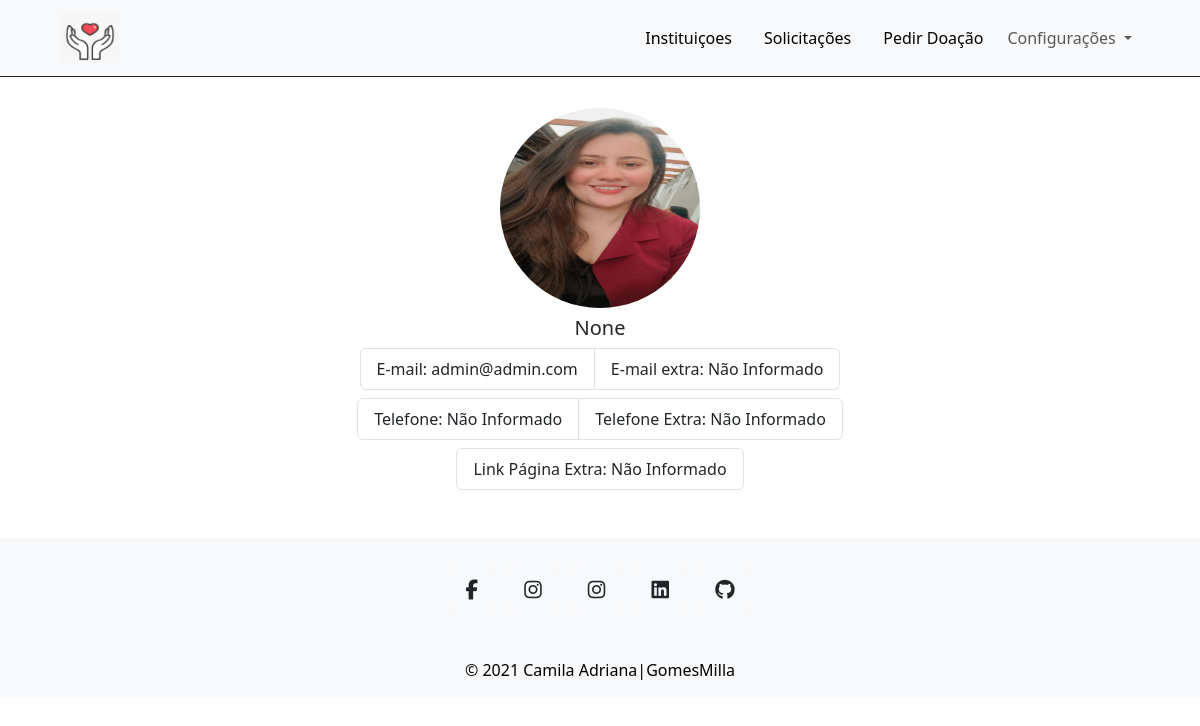
The page /users/perfil/1/fisica on the database its author committed.
### apps/users/models.py (models this page shows, shortened)
class User(AbstractBaseUser, PermissionsMixin):
    username = models.CharField(
        max_length=255,
        unique=True,
    )
    email = models.EmailField(verbose_name="Endereço de E-mail", max_length=255, unique=True, null=True, blank=True)
    imagemperfil = models.ImageField("Foto de Perfil", upload_to="ImagemPerfil/")
    nome_completo = models.CharField(max_length=255, blank=True, null=True)
    cnpj = models.CharField('CNPJ',max_length=18, blank=True, null=True)
    razao_social = models.CharField('Razão Social',max_length=255, blank=True, null=True)
    is_juridico = models.BooleanField(default=False)
    paginadoperfil = RichTextUploadingField(u'Página do Perfil', default='', blank=True, null=True)
    linkdoperfil = models.CharField(u'Informe um link para redirecionar para a página que desejar.',
                                    default='',
                                    blank=True, null=True,
                                    max_length=240)
    email_extra = models.EmailField(verbose_name="Endereço de E-mail", max_length=255, unique=True, null=True, blank=True)
    telefone_contato =  models.CharField('Telefone',max_length=50, blank=True, null=True)
    telefone_contato_extra =  models.CharField('Telefone Extra',max_length=50, blank=True, null=True)
    cep =  models.CharField("CEP",max_length=50, blank=True, null=True)
    cidade =  models.CharField('Cidade',max_length=50, blank=True, null=True)
    bairro =  models.CharField('Bairro',max_length=50, blank=True, null=True)
    rua =  models.CharField('Rua',max_length=50, blank=True, null=True)
    numero =  models.CharField("Número",max_length=50, blank=True, null=True)
    complemento =  models.CharField("Complemento",max_length=200, blank=True, null=True)
    cpf = models.CharField(max_length=14, blank=True, null=True)
    is_active = models.BooleanField(default=True)
    is_staff = models.BooleanField(default=False)
    is_admin = models.BooleanField(default=False)
    excluido = models.BooleanField(default=False)
    objects = UserManager()
    USERNAME_FIELD = "username"
    REQUIRED_FIELDS = ["email"]

### apps/users/views.py (the view)
# urls.py: path("perfil/<int:pk>/fisica", PerfilDetailFisicaView.as_view(), name="perfil_pessoa_fisica"),
class PerfilDetailFisicaView(DetailView):
    model = User
    template_name = 'users/fisica/perfildetail.html'
    def get_context_data(self, **kwargs):
        context = super().get_context_data(**kwargs)
        object_id = self.kwargs['pk']
        object_user = User.objects.get(pk=object_id)
        visualizacoes_por_solicitacao = VisualizacaoObjeto.objects.values('solicitacao').annotate(
            total_visualizacoes=Count('solicitacao')
        ).order_by('-total_visualizacoes')[:3]
        solicitacoes_mais_acessadas = PedirDoacao.objects.filter(
            pk__in=[item['solicitacao'] for item in visualizacoes_por_solicitacao]
        )
        context['solicitacoes_mais_acessadas'] = solicitacoes_mais_acessadas
        context['object'] = object_user
        return context

### apps/users/models.py (called while the page is built)
    def get_queryset(self):
        return super(UserManager, self).get_queryset().exclude(is_active=False).exclude(excluido=True)

### templates/users/fisica/perfildetail.html (shortened to what this page needs)
{% extends 'bases/baselogado.html' %}
{% load static %}
{% block conteudo %}
    <div class="topperfildetail">
        <div class="col-md-12 col-12">
            <div class="mt-3">
                <div class="col-md-12 col-12 profile-back text-center">
                        {% if object.imagemperfil %}
                            <img src="{{ object.imagemperfil.url }}" class="rounded-circle" style="width: 200px; height: 200px;">
                        {% else %}
                            <img src="{% static 'images/undraw_female_avatar_efig.svg' %}" class="rounded-circle" style="width: 150px; height: 150px;">
                        {% endif %}
                    <h5 class="mt-2">{{object.nome_completo }}</h5>
                </div>
                <div class="d-flex justify-content-center">
                    <ul class="list-group list-group-horizontal-lg">
                        <li class="list-group-item">E-mail: {{object.email|default:"Não Informado" }}</li>
                        <li class="list-group-item">E-mail extra: {{object.email_extra|default:"Não Informado" }}</li>
                    </ul>
                </div>
                <div class="d-flex justify-content-center mt-2">
                    <ul class="list-group list-group-horizontal-lg">
                        <li class="list-group-item">Telefone: {{object.telefone_contato|default:"Não Informado" }}</li>
                        <li class="list-group-item">Telefone Extra: {{object.telefone_contato_extra|default:"Não Informado" }}</li>
                    </ul>
                </div>
                <div class="d-flex justify-content-center mt-2">
                    <ul class="list-group list-group-horizontal-lg">
                        <li class="list-group-item">Link Página Extra: {{object.linkdoperfil|default:"Não Informado" }}</li>
                    </ul>
                </div>
            </div>
        </div>
    </div>
{% endblock %}

### static/css/custom.css (style rules this page uses)
.topperfildetail { margin-top: 9%; }

### rows shown on the page
User: imagemperfil (picture), nome_completo "None", email "admin@admin.com", email_extra "Não Informado", telefone_contato "Não Informado", telefone_contato_extra "Não Informado", linkdoperfil "Não Informado"
